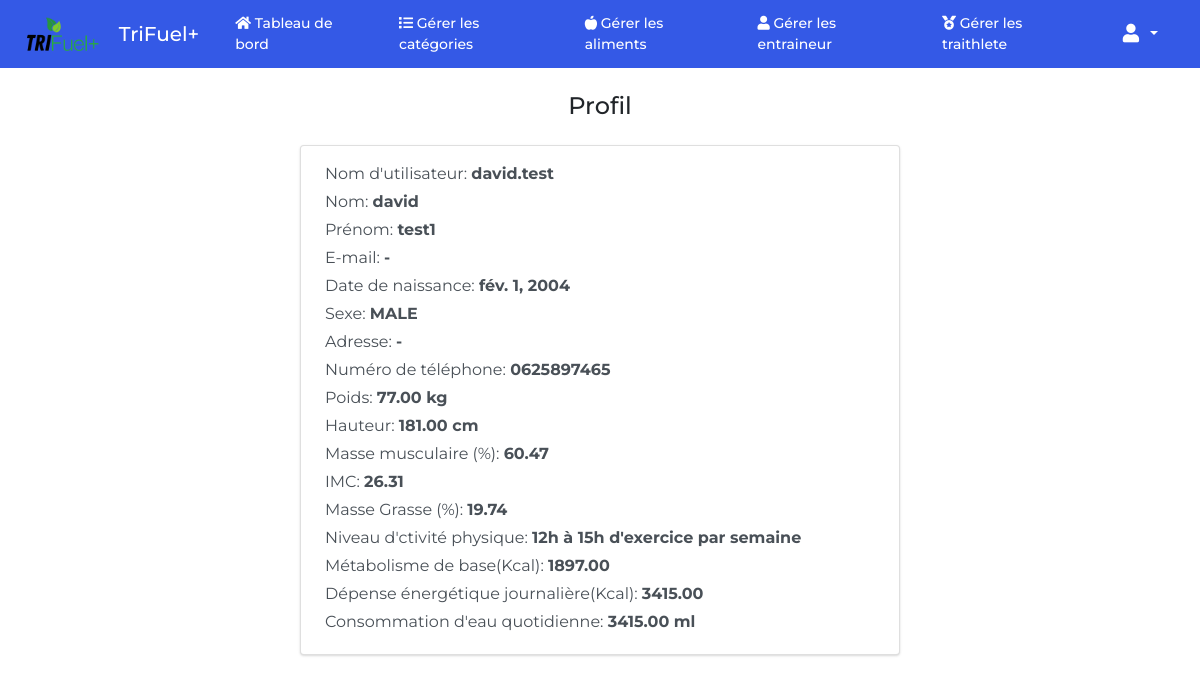
Page /triathletes/10 (signed in) on the committed database.
### foodtracker/models.py (models this page shows, shortened)
class User(AbstractUser):
    class UserRoles(models.TextChoices):
        ADMIN = ('ADMIN', 'Admin')
        ENTRAINEUR = ('ENTRAINEUR', 'Entraineur')
        TRIATHLETE = ('TRIATHLETE', 'Triathlete')
    email = models.EmailField('email address', null=True)
    role = models.CharField(max_length=15, choices=UserRoles.choices)
    REQUIRED_FIELDS = []
    class Meta:
        db_table = 'users'

class Triathlete(models.Model):
    class PhysicalActivityLevel(models.TextChoices):
        TWELVE_15H_WEEK = ('TWELVE_15H_WEEK', "12h à 15h d'exercice par semaine")
        MORE_20H_WEEK = ('MORE_20H_WEEK', ">20h d'exercice par semaine")
    user = models.OneToOneField(User, on_delete=models.CASCADE, related_name='profile_triathlete')
    gender = models.CharField(max_length=10, choices=GenderOptions.choices, null=True)
    date_of_birth = models.DateField(null=True)
    age = models.IntegerField(null=True)
    address = models.TextField(null=True)
    phone_number = models.CharField(max_length=20, null=True)
    weight = models.DecimalField(max_digits=8, decimal_places=2, null=True)
    height = models.DecimalField(max_digits=8, decimal_places=2, null=True)
    complete_profile_setup = models.BooleanField(default=False)
    masse_masculaire = models.DecimalField(max_digits=8, decimal_places=2, null=True)
    imc = models.DecimalField(max_digits=8, decimal_places=2, null=True)
    mass_grasse = models.DecimalField(max_digits=8, decimal_places=2, null=True)
    niveau_activite = models.CharField(max_length=15, choices=PhysicalActivityLevel.choices)
    metabolisme_de_base = models.DecimalField(max_digits=8, decimal_places=2, null=True)
    depense_energetique_journaliere = models.DecimalField(max_digits=8, decimal_places=2, null=True)
    daily_water_consumption = models.DecimalField(max_digits=8, decimal_places=2, null=True)
    class Meta:
        db_table = 'triathletes'

### foodtracker/views.py (the view)
# urls.py: path('triathletes/<int:pk>', views.athlete_profile, name="athlete_profile"),
@login_required
def athlete_profile(request, pk):
    athelte = User.objects.get(pk=pk)
    return render(request, 'athelete_profile.html', {
        'profile': athelte,
        "show_hello": False,
    })

### templates/athelete_profile.html (shortened to what this page needs)
{% extends 'base.html' %}
{% load static %}
{% block body %}
<div class='py-4 mt-auto'>
  <div class='container-fluid px-4'>
    <div>
      <h4 class="mb-4" style="text-align: center;">Profil</h4>
      <div class='card bg-secondary mb-3' style="max-width: 600px; margin: 0 auto;">
        <div class='card-body'>
          <div class='d-flex w-100 justify-content-between'>
            <p class='mb-1'>
              Nom d'utilisateur: <strong>{{ profile.username }}</strong>
            </p>
          </div>
          <div class='d-flex w-100 justify-content-between'>
            <p class='mb-1'>
              Nom: <strong>{{ profile.first_name }}</strong>
            </p>
          </div>
          <div class='d-flex w-100 justify-content-between'>
            <p class='mb-1'>
              Prénom: <strong>{{ profile.last_name }}</strong>
            </p>
          </div>
          <div class='d-flex w-100 justify-content-between'>
            <p class='mb-1'>
              E-mail: <strong>{{ profile.email|default:'-' }}</strong>
            </p>
          </div>
          <div class='d-flex w-100 justify-content-between'>
            <p class='mb-1'>
              Date de naissance: <strong>{{ profile.profile_triathlete.date_of_birth|default:'-' }}</strong>
            </p>
          </div>
          <div class='d-flex w-100 justify-content-between'>
            <p class='mb-1'>
              Sexe: <strong>{{ profile.profile_triathlete.gender|default:'-' }}</strong>
            </p>
          </div>
          <div class='d-flex w-100 justify-content-between'>
            <p class='mb-1'>
              Adresse: <strong>{{ profile.profile_triathlete.adresse|default:'-' }}</strong>
            </p>
          </div>
          <div class='d-flex w-100 justify-content-between'>
            <p class='mb-1'>
              Numéro de téléphone: <strong>{{ profile.profile_triathlete.phone_number|default:'-' }}</strong>
            </p>
          </div>
          <div class='d-flex w-100 justify-content-between'>
            <p class='mb-1'>
              Poids: <strong>{{ profile.profile_triathlete.weight|default:'-' }} kg</strong>
            </p>
          </div>
          <div class='d-flex w-100 justify-content-between'>
            <p class='mb-1'>
              Hauteur: <strong>{{ profile.profile_triathlete.height|default:'-' }} cm</strong>
            </p>
          </div>
          <div class='d-flex w-100 justify-content-between'>
            <p class='mb-1'>
              Masse musculaire (%): <strong>{{ profile.profile_triathlete.masse_masculaire|default:'-' }}</strong>
            </p>
          </div>
          <div class='d-flex w-100 justify-content-between'>
            <p class='mb-1'>
              IMC: <strong>{{ profile.profile_triathlete.imc|default:'-' }}</strong>
            </p>
          </div>
          <div class='d-flex w-100 justify-content-between'>
            <p class='mb-1'>
              Masse Grasse (%): <strong>{{ profile.profile_triathlete.mass_grasse|default:'-' }}</strong>
            </p>
          </div>
          <div class='d-flex w-100 justify-content-between'>
            <p class='mb-1'>
              Niveau d'ctivité physique:
              <strong>{{ profile.profile_triathlete.get_niveau_activite_display|default:'-' }}</strong>
            </p>
          </div>
          <div class='d-flex w-100 justify-content-between'>
            <p class='mb-1'>
              Métabolisme de base(Kcal):
              <strong>{{ profile.profile_triathlete.metabolisme_de_base|default:'-' }}</strong>
            </p>
          </div>
          <div class='d-flex w-100 justify-content-between'>
            <p class='mb-1'>
              Dépense énergétique journalière(Kcal):
              <strong>{{ profile.profile_triathlete.depense_energetique_journaliere|default:'-' }}</strong>
            </p>
          </div>
          <div class='d-flex w-100 justify-content-between'>
            <p class='mb-1'>
              Consommation d'eau quotidienne:
              <strong>{{ profile.profile_triathlete.daily_water_consumption|default:'-' }} ml</strong>
            </p>
          </div>
        </div>
      </div>
    </div>
  </div>
</div>
{% endblock %}

### static/css/styles.css (style rules this page uses)
html { position: relative; min-height: 100%; }
body { margin: 0 0 90px; font-family: 'Montserrat', sans-serif !important; }

### rows in the picture
User: username "david.test", first_name "david", last_name "test1", email "-", profile_triathlete.date_of_birth "fév. 1, 2004", profile_triathlete.gender "MALE", profile_triathlete.adresse "-", profile_triathlete.phone_number "0625897465", profile_triathlete.weight "77.00", profile_triathlete.height "181.00", profile_triathlete.masse_masculaire "60.47", profile_triathlete.imc "26.31", profile_triathlete.mass_grasse "19.74", profile_triathlete.niveau_activite "12h à 15h d'exercice par semaine", profile_triathlete.metabolisme_de_base "1897.00", profile_triathlete.depense_energetique_journaliere "3415.00", profile_triathlete.daily_water_consumption "3415.00"
